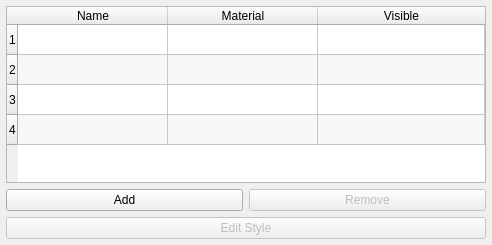
<?xml version="1.0" encoding="UTF-8"?>
<ui version="4.0">
 <class>overlay_manager</class>
 <widget class="QDialog" name="overlay_manager">
  <property name="geometry">
   <rect>
    <x>0</x>
    <y>0</y>
    <width>492</width>
    <height>245</height>
   </rect>
  </property>
  <property name="minimumSize">
   <size>
    <width>0</width>
    <height>0</height>
   </size>
  </property>
  <layout class="QGridLayout" name="gridLayout">
   <property name="leftMargin">
    <number>6</number>
   </property>
   <property name="topMargin">
    <number>6</number>
   </property>
   <property name="rightMargin">
    <number>6</number>
   </property>
   <property name="bottomMargin">
    <number>6</number>
   </property>
   <item row="2" column="1">
    <widget class="QPushButton" name="remove_button">
     <property name="enabled">
      <bool>false</bool>
     </property>
     <property name="text">
      <string>Remove</string>
     </property>
     <property name="autoDefault">
      <bool>false</bool>
     </property>
    </widget>
   </item>
   <item row="2" column="0">
    <widget class="QPushButton" name="add_button">
     <property name="text">
      <string>Add</string>
     </property>
     <property name="autoDefault">
      <bool>false</bool>
     </property>
    </widget>
   </item>
   <item row="1" column="0" colspan="2">
    <widget class="QTableWidget" name="table">
     <property name="minimumSize">
      <size>
       <width>0</width>
       <height>150</height>
      </size>
     </property>
     <property name="toolTip">
      <string>&lt;html&gt;&lt;head/&gt;&lt;body&gt;&lt;p&gt;Select row to edit&lt;/p&gt;&lt;/body&gt;&lt;/html&gt;</string>
     </property>
     <property name="dragDropOverwriteMode">
      <bool>false</bool>
     </property>
     <property name="alternatingRowColors">
      <bool>true</bool>
     </property>
     <property name="selectionMode">
      <enum>QAbstractItemView::SingleSelection</enum>
     </property>
     <property name="selectionBehavior">
      <enum>QAbstractItemView::SelectRows</enum>
     </property>
     <property name="rowCount">
      <number>4</number>
     </property>
     <attribute name="horizontalHeaderCascadingSectionResizes">
      <bool>true</bool>
     </attribute>
     <attribute name="horizontalHeaderMinimumSectionSize">
      <number>70</number>
     </attribute>
     <attribute name="horizontalHeaderDefaultSectionSize">
      <number>150</number>
     </attribute>
     <attribute name="horizontalHeaderStretchLastSection">
      <bool>true</bool>
     </attribute>
     <row/>
     <row/>
     <row/>
     <row/>
     <column>
      <property name="text">
       <string>Name</string>
      </property>
     </column>
     <column>
      <property name="text">
       <string>Material</string>
      </property>
     </column>
     <column>
      <property name="text">
       <string>Visible</string>
      </property>
     </column>
    </widget>
   </item>
   <item row="4" column="0" colspan="2">
    <layout class="QVBoxLayout" name="overlay_editor_layout"/>
   </item>
   <item row="3" column="0" colspan="2">
    <widget class="QPushButton" name="edit_style_button">
     <property name="enabled">
      <bool>false</bool>
     </property>
     <property name="text">
      <string>Edit Style</string>
     </property>
     <property name="autoDefault">
      <bool>false</bool>
     </property>
    </widget>
   </item>
  </layout>
 </widget>
 <tabstops>
  <tabstop>table</tabstop>
  <tabstop>add_button</tabstop>
  <tabstop>remove_button</tabstop>
  <tabstop>edit_style_button</tabstop>
 </tabstops>
 <resources/>
 <connections/>
</ui>
